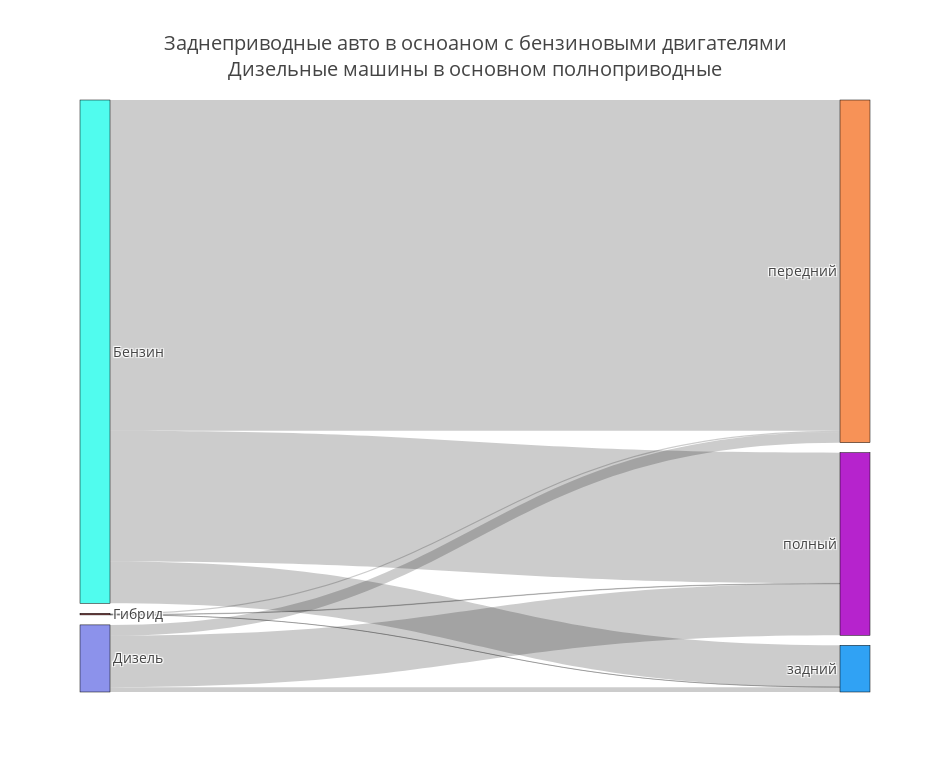

Notebook code for this chart:
### Code cell
labels, df_res = prepare_sankey_data(df, ['Двигатель', 'Привод'])
draw_sankey(labels, df_res, 'Заднеприводные авто в осноаном с бензиновыми двигателями<br>Дизельные машины в основном полноприводные')

### Figure 1 — Plotly figure (JSON) as saved in the notebook; plotly's stock layout.template omitted (floating-point values rounded to 4 significant figures)
{"data": [{"domain": {"x": [0, 1], "y": [0, 1]}, "link": {"source": [0, 0, 0, 3, 3, 3, 1, 1, 1], "target": [6, 4, 5, 6, 4, 5, 6, 4, 5], "value": [1076, 8524, 3368, 2, 28, 11, 125, 277, 1327]}, "node": {"color": ["#50FCEE", "#8C92EB", "#ECDBFF", "#863F40", "#F79257", "#B623CD", "#30A2F4", "#9839F2"], "label": ["Бензин", "Дизель", null, "Гибрид", "передний", "полный", "задний", null], "line": {"color": "black", "width": 0.5}, "pad": 10, "thickness": 30}, "orientation": "h", "type": "sankey", "valueformat": ".0f"}], "layout": {"font": {"size": 14}, "height": 772, "title": "Заднеприводные авто в осноаном с бензиновыми двигателями<br>Дизельные машины в основном полноприводные", "width": 950}}
